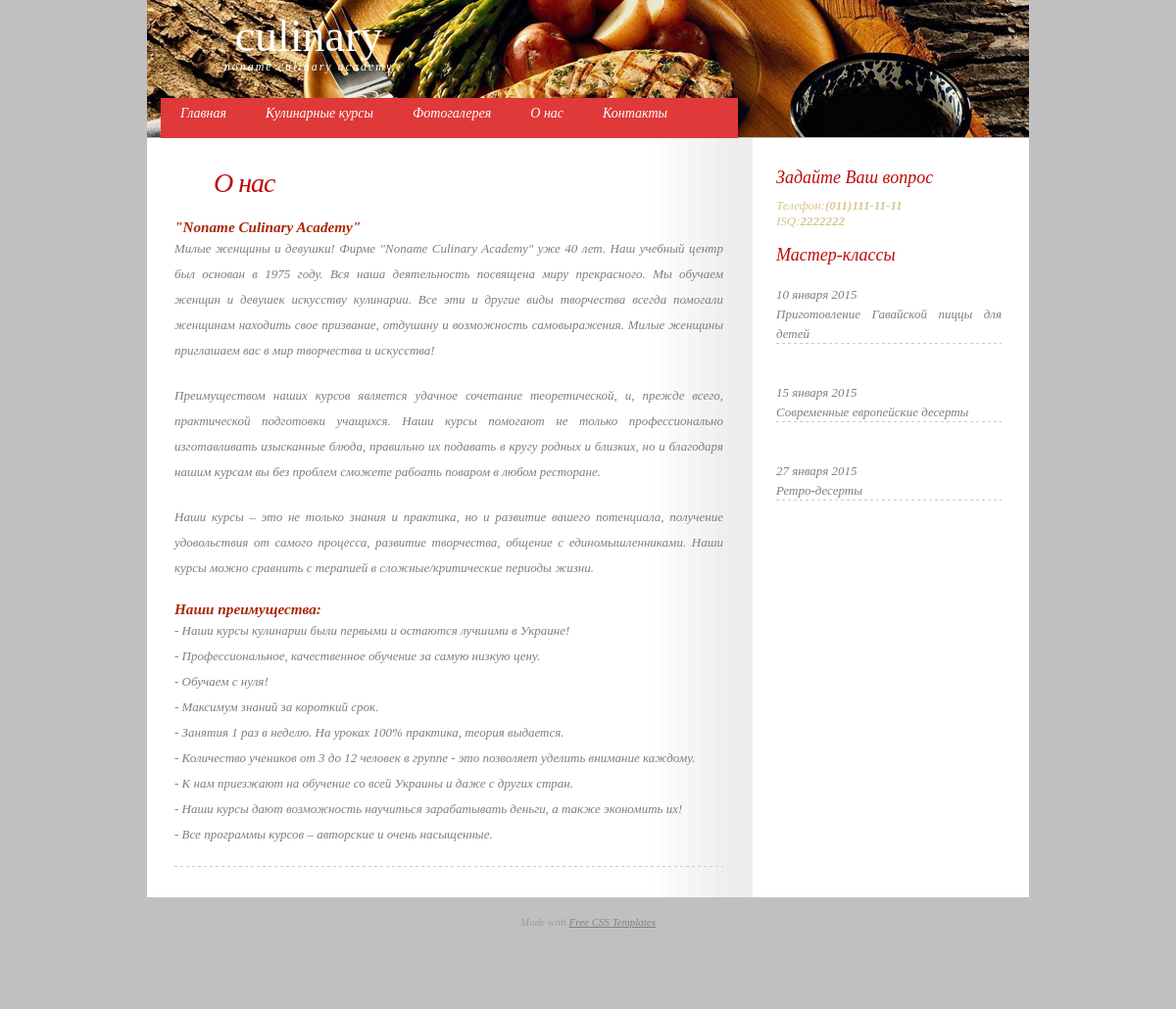
The app's page /index.php?page=about with its own data.
### tables this page shows
CREATE TABLE "pages" (
  "page_id" text NOT NULL,
  "title" text NOT NULL,
  "keywords" text NOT NULL,
  "description" text NOT NULL,
  "text" text NOT NULL
);

### inc/header.php (called while the page is built, shortened)
<?php
    require_once ("inc/lib.inc.php");
    require_once ("inc/connectedDB.php");
    if (!empty($_GET['page']))
        $page = clearStr($_GET['page']);
    if ($connectDB){
        $pageContent = getPageContent($page);
    }
?>

### inc/connectedDB.php (called while the page is built, shortened)
<?php
    $connectDB = new SQLite3("databases/".DB_NAME);
    function getPageContent($page){
        global $connectDB;
        $sql = "SELECT title, keywords, description, text FROM pages WHERE page_id = '$page'";
        if (!$result = $connectDB->query($sql))
            return false;
        $pageContent = $result->fetchArray(SQLITE3_ASSOC);
        return $pageContent;
    }
?>

### index.php (the view, shortened to what this page needs)
<?php
    require_once("inc/header.php");
    require_once("inc/meta.php");
?>
<div id="wrapper">
  <div id="header">
    <div id="logo">
      <h1><a href="#">Culinary</a></h1>
      <h2><span>Noname Culinary Academy</span></h2>
    </div>
  </div>
  <div id="menu">
  </div>
  <div id="page">
    <div id="page-bgtop">
      <div id="content">
        <div class="post">
          <h2 class="title"><?php echo $pageContent['title']?></h2>
          <div class="entry">
            <?php echo $pageContent['text']?>
          </div>
        </div>
      </div>
      <div id="sidebar">
        <?php require_once("inc/sidebar.php");?>
      </div>
      <div style="clear: both; height: 1px"></div>
    </div>
  </div>
  <div id="footer">
    <?php require_once("inc/footer.php");?>
  </div>
</div>
</body>
</html>

### default.css (style rules this page uses)
* { margin: 0; padding: 0; }
body { margin: 0px; background: #C0C0C0; text-align: justify; font-family: Georgia, "Times New Roman", Times, serif; font-size: 13px; font-style: italic; color: #7D807A; }
h1, h2, h3 { color: #AA2808; }
p, blockquote, ul, ol { margin-bottom: 20px; line-height: 2em; }
ul, ol, li { margin: 0px; padding: 0px; list-style: none; }
a { text-decoration: underline; color: #E14949; }
#header { width: 900px; height: 140px; margin: 0 auto; background: url(images/top_1.jpg) no-repeat left top; }
#logo { float: left; width: 270px; height: 70px; margin: 0px; padding-left: 30px; text-align: center; }
#logo h1 { margin: 0; padding: 10px 0px 0px 0px; text-transform: lowercase; font: normal 46px Georgia, "Times New Roman", Times, serif; }
#logo h2 { margin: -2px 0 0 0; padding: 0; text-transform: lowercase; letter-spacing: 2px; font-size: 12px; font-weight: normal; font-style: italic; color: #FFFFFF; }
#logo a { text-decoration: none; color: #FFFFFF; }
#menu { width: 872px; height: 41px; margin: 0 auto; margin-top: -40px; padding: 0px 0px 0px 0px; background: url(images/img02_2.jpg) no-repeat left top; }
#page { width: 844px; margin: 0 auto; padding: 0px 28px; background: #FFFFFF url(images/img05.jpg) repeat-y left top; }
#content { float: left; width: 560px; padding-top: 30px; }
.post { background: url(images/img04.gif) repeat-x left bottom; margin: 0px 0px 30px 0px; }
.post .title { margin: 0px; color: #BF0B0B; padding: 0px 0px 0px 40px; letter-spacing: -1px; text-decoration: none; font-family: Georgia, "Times New Roman", Times, serif; font-size: 28px; font-weight: normal; font-style: italic; color: #BF0B0B; }
.post .entry { padding: 20px 0px; }
#sidebar { float: right; width: 230px; margin: 20px 0px; padding: 10px 0px 30px 30px; }
#footer { width: 960px; height: 100px; margin: 0 auto; padding: 14px 0px 0px 0px; background: url(images/img04.jpg) no-repeat left top; color: #9C9C9C; }

### records on screen
pages: title "О нас", text "\"Noname Culinary Academy\" Милые женщины и девушки! Фирме \"Noname Culinary Academy\" уже 40 лет. Наш учебный центр был основан в 1975 году. Вся наша деятельность посвящена миру прекрасного. Мы обучаем женщин и девушек искусству кулинарии. Все эти и другие виды творчества всегда помогали женщинам находить свое призвание, отдушину и возможность самовыражения. Милые женщины приглашаем вас в мир творчества и искусства! Преимуществом наших курсов является удачное сочетание теоретической, и, прежде всего, практической подготовки учащихся. Наши курсы помогают не только профессионально изготавливать изысканные блюда, правильно их подавать в кругу родных и близких, но и благодаря нашим курсам вы без…"

### other values on screen
$item['link'] "Главная"
$item['link'] "Кулинарные курсы"
$item['link'] "Фотогалерея"
$item['link'] "О нас"
$item['link'] "Контакты"
